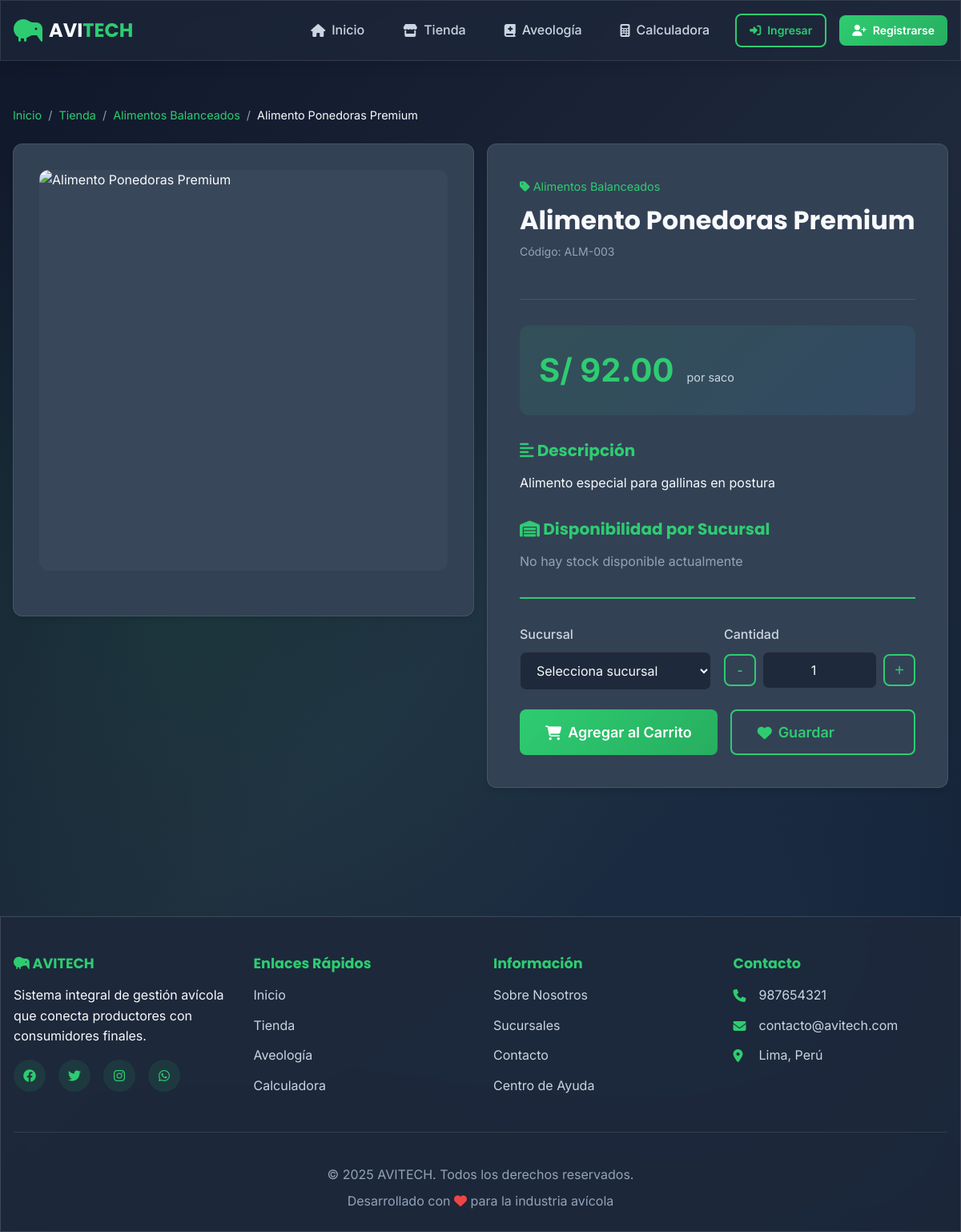
Screenshot of /tienda/detalle/alimento-ponedoras with the database file from the repository.
### tables this page shows
CREATE TABLE productos (
    id_producto INT AUTO_INCREMENT PRIMARY KEY,
    id_categoria_producto INT NOT NULL,
    codigo_producto VARCHAR(50) UNIQUE,
    nombre_producto VARCHAR(255) NOT NULL,
    slug VARCHAR(255) NOT NULL UNIQUE,
    descripcion_corta TEXT,
    descripcion_larga LONGTEXT,
    precio_unitario DECIMAL(10,2) NOT NULL,
    precio_oferta DECIMAL(10,2),
    unidad_medida ENUM('unidad', 'kg', 'lb', 'docena', 'caja', 'saco') DEFAULT 'unidad',
    peso_gramos DECIMAL(8,2),
    stock_total INT DEFAULT 0 COMMENT 'Stock total en granja central',
    stock_minimo INT DEFAULT 5,
    requiere_refrigeracion TINYINT(1) DEFAULT 0,
    dias_frescura INT COMMENT 'Días de vida útil del producto',
    destacado TINYINT(1) DEFAULT 0,
    activo TINYINT(1) DEFAULT 1,
    fecha_creacion TIMESTAMP DEFAULT CURRENT_TIMESTAMP,
    fecha_actualizacion TIMESTAMP DEFAULT CURRENT_TIMESTAMP ON UPDATE CURRENT_TIMESTAMP,
    FOREIGN KEY (id_categoria_producto) REFERENCES categorias_producto(id_categoria_producto),
    INDEX idx_categoria (id_categoria_producto),
    INDEX idx_slug (slug),
    INDEX idx_destacado (destacado),
    INDEX idx_activo (activo),
    FULLTEXT KEY ft_productos (nombre_producto, descripcion_corta)
);

CREATE TABLE categorias_producto (
    id_categoria_producto INT AUTO_INCREMENT PRIMARY KEY,
    nombre_categoria VARCHAR(100) NOT NULL UNIQUE,
    slug VARCHAR(100) NOT NULL UNIQUE,
    descripcion TEXT,
    icono VARCHAR(50),
    imagen VARCHAR(255),
    parent_id INT DEFAULT NULL COMMENT 'Para subcategorías',
    orden INT DEFAULT 0,
    activo TINYINT(1) DEFAULT 1,
    fecha_creacion TIMESTAMP DEFAULT CURRENT_TIMESTAMP,
    FOREIGN KEY (parent_id) REFERENCES categorias_producto(id_categoria_producto) ON DELETE SET NULL,
    INDEX idx_parent (parent_id),
    INDEX idx_slug (slug)
);

### controllers/TiendaController.php (called while the page is built, shortened)
<?php
require_once ROOT_PATH . '/core/Controller.php';
require_once ROOT_PATH . '/models/Producto.php';
class TiendaController extends Controller
{
    private $productoModel;
    public function __construct()
    {
        $this->productoModel = new Producto($this->db);
    }
    public function detalle($slug)
    {
        $producto = $this->productoModel->getBySlug($slug);
        $imagenes = $this->productoModel->getImagenes($producto['id_producto']);
        $atributos = $this->productoModel->getAtributos($producto['id_producto']);
        $stockSucursales = $this->productoModel->getStockPorSucursal($producto['id_producto']);
        $relacionados = $this->productoModel->getRelacionados(
            $producto['id_producto'],
            $producto['id_categoria'],
            4
        );
        $data = [
            'title' => $producto['nombre_producto'] . ' - ' . APP_NAME,
            'producto' => $producto,
            'imagenes' => $imagenes,
            'atributos' => $atributos,
            'stock_sucursales' => $stockSucursales,
            'relacionados' => $relacionados
        ];
        $this->view('tienda/detalle', $data);
    }
}

### core/Database.php (called while the page is built, shortened)
<?php
class Database
{
    private static $instance = null;
    private $connection;
    private function __construct()
    {
        try {
            $dsn = "mysql:host=" . DB_HOST . ";dbname=" . DB_NAME . ";charset=" . DB_CHARSET;
            $options = [
                PDO::ATTR_ERRMODE => PDO::ERRMODE_EXCEPTION,
                PDO::ATTR_DEFAULT_FETCH_MODE => PDO::FETCH_ASSOC,
                PDO::ATTR_EMULATE_PREPARES => false,
                PDO::MYSQL_ATTR_INIT_COMMAND => "SET NAMES " . DB_CHARSET
            ];
            $this->connection = new PDO($dsn, DB_USER, DB_PASS, $options);
        } catch (PDOException $e) {
            die("Error de conexión: " . $e->getMessage());
        }
    }
    public static function getInstance()
    {
        if (self::$instance === null) {
            self::$instance = new self();
        }
        return self::$instance;
    }
    public function getConnection()
    {
        return $this->connection;
    }
}

### models/Producto.php (called while the page is built, shortened)
<?php
class Producto
{
    private $db;
    private $table = 'productos';
    public function __construct($db)
    {
        $this->db = $db;
    }
    public function getBySlug($slug)
    {
        $query = "SELECT p.*, cp.nombre_categoria
                  FROM {$this->table} p
                  INNER JOIN categorias_producto cp ON p.id_categoria_producto = cp.id_categoria_producto
                  WHERE p.slug = :slug AND p.activo = 1";
        $stmt = $this->db->prepare($query);
        $stmt->bindParam(':slug', $slug);
        $stmt->execute();
        return $stmt->fetch();
    }
}

### views/tienda/detalle.php (the view, shortened to what this page needs)
<?php require_once ROOT_PATH . '/views/layouts/header.php'; ?>
<div class="container">
    <nav class="breadcrumb">
        <a href="<?php echo APP_URL; ?>/">Inicio</a>
        <span>/</span>
        <a href="<?php echo APP_URL; ?>/tienda">Tienda</a>
        <span>/</span>
        <a href="<?php echo APP_URL; ?>/tienda?categoria=<?php echo $producto['id_categoria_producto']; ?>">
            <?php echo $producto['nombre_categoria']; ?>
        </a>
        <span>/</span>
        <span><?php echo htmlspecialchars($producto['nombre_producto']); ?></span>
    </nav>
    <div class="product-detail">
        <div class="row">
            <div class="col-6">
                <div class="product-gallery glass card">
                    <div class="main-image">
                        <?php
                        $imagen_principal = !empty($imagenes) ? $imagenes[0]['url_imagen'] : 'placeholder.jpg';
                        ?>
                        <img id="mainImage" src="<?php echo APP_URL . '/uploads/' . $imagen_principal; ?>"
                            alt="<?php echo htmlspecialchars($producto['nombre_producto']); ?>">
                    </div>
                </div>
            </div>
            <div class="col-6">
                <div class="product-info glass card">
                    <div class="product-header">
                        <span class="product-category">
                            <i class="fas fa-tag"></i> <?php echo $producto['nombre_categoria']; ?>
                        </span>
                        <h1><?php echo htmlspecialchars($producto['nombre_producto']); ?></h1>
                        <p class="product-code">Código: <?php echo $producto['codigo_producto']; ?></p>
                    </div>
                    <div class="product-price-section">
                        <?php if ($producto['precio_oferta']): ?>
                            <div class="price-old">S/ <?php echo number_format($producto['precio_unitario'], 2); ?></div>
                            <div class="price-current">S/ <?php echo number_format($producto['precio_oferta'], 2); ?></div>
                            <div class="discount-badge">
                                ¡Ahorra <?php echo round((($producto['precio_unitario'] - $producto['precio_oferta']) / $producto['precio_unitario']) * 100); ?>%!
                            </div>
                        <?php else: ?>
                            <div class="price-current">S/ <?php echo number_format($producto['precio_unitario'], 2); ?></div>
                        <?php endif; ?>
                        <div class="unit-measure">por <?php echo $producto['unidad_medida']; ?></div>
                    </div>
                    <div class="product-description">
                        <h3><i class="fas fa-align-left"></i> Descripción</h3>
                        <p><?php echo nl2br(htmlspecialchars($producto['descripcion_larga'] ?? $producto['descripcion_corta'])); ?></p>
                    </div>
                    <div class="product-stock">
                        <h3><i class="fas fa-warehouse"></i> Disponibilidad por Sucursal</h3>
                        <?php if (!empty($stock_sucursales)): ?>
                            <div class="stock-list">
                                <?php foreach ($stock_sucursales as $stock): ?>
                                    <div class="stock-item">
                                        <div class="stock-info">
                                            <strong><?php echo $stock['nombre_sucursal']; ?></strong>
                                            <small><?php echo $stock['ciudad']; ?></small>
                                        </div>
                                        <div class="stock-quantity <?php echo $stock['cantidad_disponible'] > 0 ? 'in-stock' : 'out-stock'; ?>">
                                            <?php if ($stock['cantidad_disponible'] > 0): ?>
                                                <i class="fas fa-check-circle"></i>
                                                <?php echo $stock['cantidad_disponible']; ?> disponibles
                                            <?php else: ?>
                                                <i class="fas fa-times-circle"></i> Agotado
                                            <?php endif; ?>
                                        </div>
                                    </div>
                                <?php endforeach; ?>
                            </div>
                        <?php else: ?>
                            <p class="text-muted">No hay stock disponible actualmente</p>
                        <?php endif; ?>
                    </div>
                    <form id="addToCartForm" class="purchase-form">
                        <div class="row">
                            <div class="col-6">
                                <label class="form-label">Sucursal</label>
                                <select name="id_sucursal" id="sucursal_select" class="form-control" required>
                                    <option value="">Selecciona sucursal</option>
                                </select>
                            </div>
                            <div class="col-6">
                                <label class="form-label">Cantidad</label>
                                <div class="quantity-selector">
                                    <button type="button" class="qty-btn" onclick="decreaseQty()">-</button>
                                    <input type="number" name="cantidad" id="quantity" class="form-control"
                                        value="1" min="1" max="100" required>
                                    <button type="button" class="qty-btn" onclick="increaseQty()">+</button>
                                </div>
                            </div>
                        </div>
                        <div class="purchase-actions">
                            <button type="submit" class="btn btn-primary btn-lg">
                                <i class="fas fa-shopping-cart"></i> Agregar al Carrito
                            </button>
                            <button type="button" class="btn btn-outline btn-lg">
                                <i class="fas fa-heart"></i> Guardar
                            </button>
                        </div>
                    </form>
                </div>
            </div>
        </div>
    </div>
</div>
<?php require_once ROOT_PATH . '/views/layouts/footer.php'; ?>

### public/css/style.css (style rules this page uses)
:root { --color-primary: #2ecc71; --color-primary-dark: #27ae60; --color-primary-light: #58d68d; --color-secondary: #3498db; --color-secondary-dark: #2980b9; --color-secondary-light: #5dade2; --color-accent: #f39c12; --color-accent-dark: #e67e22; --color-bg-main: #0f172a; --color-bg-secondary: #1e293b; --color-bg-card: #334155; --color-bg-glass: rgba(30, 41, 59, 0.7); --color-text-primary: #f8fafc; --color-text-secondary: #cbd5e1; --color-text-muted: #94a3b8; --color-success: #10b981; --color-danger: #ef4444; --color-warning: #f59e0b; --color-info: #3b82f6; --shadow-sm: 0 1px 2px 0 rgb(0 0 0 / 0.05); --shadow-md: 0 4px 6px -1px rgb(0 0 0 / 0.1); --shadow-lg: 0 10px 15px -3px rgb(0 0 0 / 0.1); --shadow-xl: 0 20px 25px -5px rgb(0 0 0 / 0.1); --shadow-glow: 0 0 20px rgba(46, 204, 113, 0.3); --radius-sm: 0.375rem; --radius-md: 0.5rem; --radius-lg: 0.75rem; --radius-xl: 1rem; --radius-full: 9999px; --transition-fast: 0.15s ease-in-out; --transition-base: 0.3s ease-in-out; --transition-slow: 0.5s ease-in-out; --font-main: 'Inter', -apple-system, BlinkMacSystemFont, 'Segoe UI', sans-serif; --font-heading: 'Poppins', sans-serif; }
* { margin: 0; padding: 0; box-sizing: border-box; }
html { font-size: 16px; scroll-behavior: smooth; }
body { font-family: var(--font-main); background: var(--color-bg-main); color: var(--color-text-primary); line-height: 1.6; overflow-x: hidden; min-height: 100vh; }
body::before { content: ''; position: fixed; top: 0; left: 0; width: 100%; height: 100%; background: linear-gradient(135deg, var(--color-bg-main) 0%, var(--color-bg-secondary) 50%, var(--color-bg-main) 100% ); z-index: -2; }
body::after { content: ''; position: fixed; top: 0; left: 0; width: 100%; height: 100%; background-image: radial-gradient(circle at 20% 50%, rgba(46, 204, 113, 0.1) 0%, transparent 50%), radial-gradient(circle at 80% 80%, rgba(52, 152, 219, 0.1) 0%, transparent 50%); z-index: -1; }
h1, h2, h3, h4, h5, h6 { font-family: var(--font-heading); font-weight: 700; line-height: 1.2; margin-bottom: 1rem; }
h1 { font-size: 2.5rem; }
h3 { font-size: 1.75rem; }
p { margin-bottom: 1rem; }
a { color: var(--color-primary); text-decoration: none; transition: color var(--transition-base); }
.container { width: 100%; max-width: 1200px; margin: 0 auto; padding: 0 1rem; }
.glass { background: var(--color-bg-glass); backdrop-filter: blur(10px); -webkit-backdrop-filter: blur(10px); border: 1px solid rgba(255, 255, 255, 0.1); box-shadow: var(--shadow-lg); }
.card { background: var(--color-bg-card); border-radius: var(--radius-lg); padding: 1.5rem; box-shadow: var(--shadow-md); transition: all var(--transition-base); }
.btn { display: inline-flex; align-items: center; gap: 0.5rem; padding: 0.75rem 1.5rem; font-family: var(--font-main); font-size: 1rem; font-weight: 600; text-align: center; border: none; border-radius: var(--radius-md); cursor: pointer; transition: all var(--transition-base); text-decoration: none; white-space: nowrap; }
.btn-primary { background: linear-gradient(135deg, var(--color-primary), var(--color-primary-dark)); color: white; }
.btn-outline { background: transparent; border: 2px solid var(--color-primary); color: var(--color-primary); }
.btn-lg { padding: 1rem 2rem; font-size: 1.125rem; }
.form-label { display: block; margin-bottom: 0.5rem; font-weight: 500; color: var(--color-text-secondary); }
.form-control { width: 100%; padding: 0.75rem 1rem; font-family: var(--font-main); font-size: 1rem; background: var(--color-bg-secondary); border: 1px solid rgba(255, 255, 255, 0.1); border-radius: var(--radius-md); color: var(--color-text-primary); transition: all var(--transition-base); }
select.form-control { cursor: pointer; }
.row { display: flex; flex-wrap: wrap; margin: 0 -0.5rem; }
.col-6 { flex: 0 0 50%; max-width: 50%; padding: 0 0.5rem; }
.text-muted { color: var(--color-text-muted); }

### rows the page displays
productos: id_categoria_producto.nombre_categoria "Alimentos Balanceados", nombre_producto "Alimento Ponedoras Premium", codigo_producto "ALM-003", precio_unitario "92.00", unidad_medida "saco", descripcion_corta "Alimento especial para gallinas en postura"
